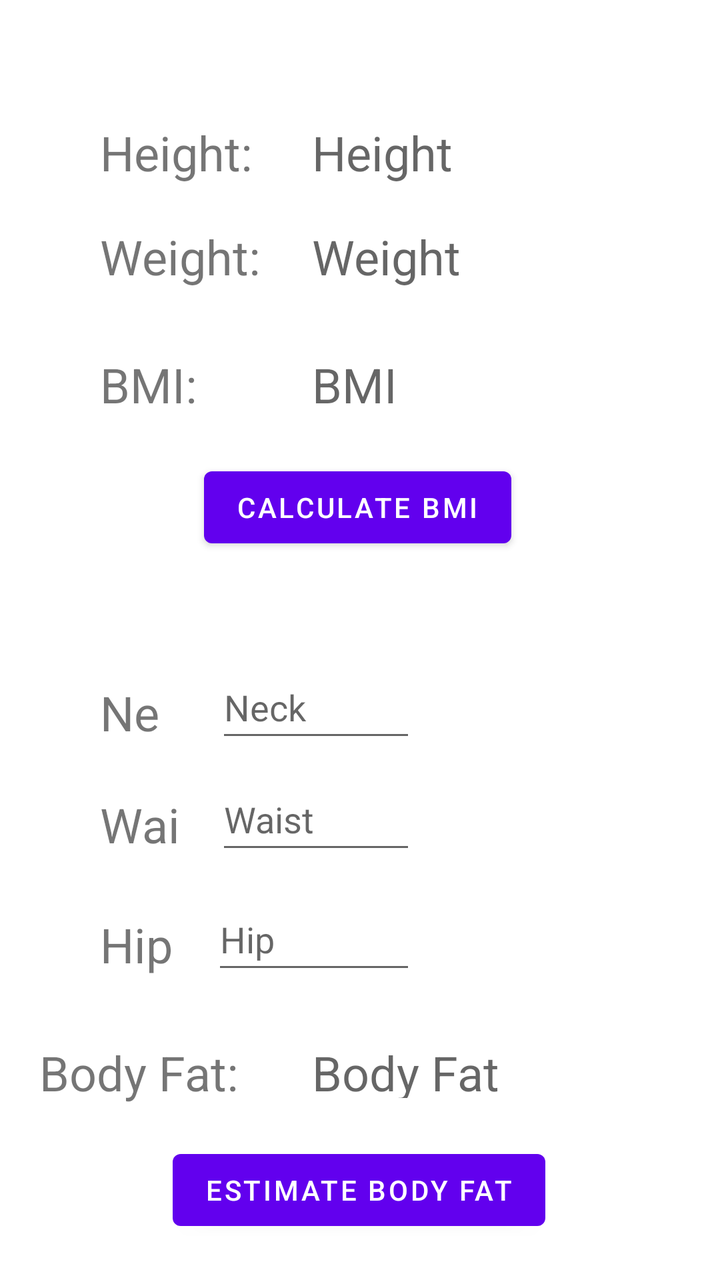
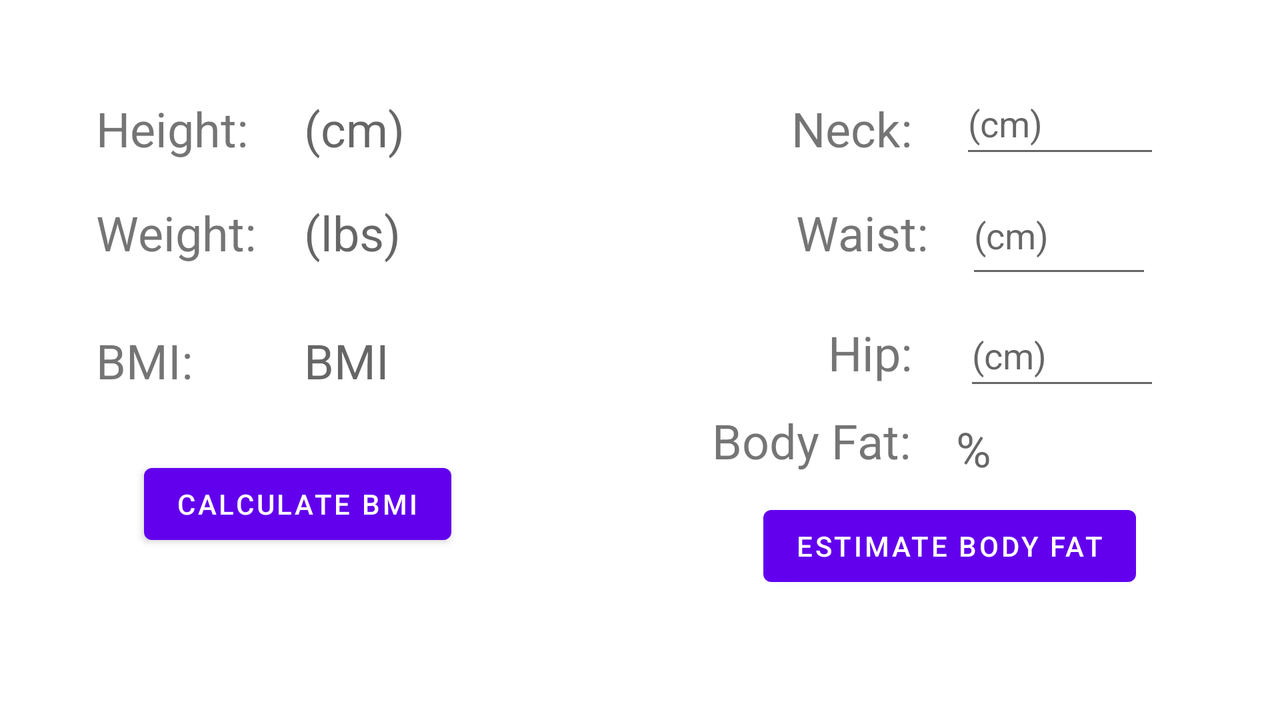

An Android layout and its configuration variant, each rendered on a device that would load it. The default file and the variant file are quoted in full after the pictures.
<!-- AndroidManifest.xml: application theme Theme.ASTARFitness -->
<!-- res/layout/activity_body.xml -->
<?xml version="1.0" encoding="utf-8"?>
<androidx.constraintlayout.widget.ConstraintLayout xmlns:android="http://schemas.android.com/apk/res/android"
    xmlns:app="http://schemas.android.com/apk/res-auto"
    xmlns:tools="http://schemas.android.com/tools"
    android:layout_width="match_parent"
    android:layout_height="match_parent"
    tools:context=".BodyActivity">

    <TextView
        android:id="@+id/bodyFatView"
        android:layout_width="98dp"
        android:layout_height="29dp"
        android:layout_marginStart="156dp"
        android:layout_marginTop="28dp"
        android:hint="Body Fat"
        android:textSize="24sp"
        app:layout_constraintStart_toStartOf="parent"
        app:layout_constraintTop_toBottomOf="@+id/hipInput" />

    <TextView
        android:id="@+id/bodyFatTitle"
        android:layout_width="110dp"
        android:layout_height="0dp"
        android:layout_marginStart="50dp"
        android:layout_marginTop="28dp"
        android:layout_marginEnd="17dp"
        android:text="Body Fat:"
        android:textSize="24sp"
        app:layout_constraintEnd_toStartOf="@+id/neckInput"
        app:layout_constraintHorizontal_bias="0.444"
        app:layout_constraintStart_toStartOf="parent"
        app:layout_constraintTop_toBottomOf="@+id/hipTitle" />

    <EditText
        android:id="@+id/hipInput"
        android:layout_width="102dp"
        android:layout_height="48dp"
        android:layout_marginTop="12dp"
        android:layout_marginEnd="152dp"
        android:ems="10"
        android:hint="Hip"
        android:inputType="number"
        app:layout_constraintEnd_toEndOf="parent"
        app:layout_constraintTop_toBottomOf="@+id/waistInput" />

    <TextView
        android:id="@+id/hipTitle"
        android:layout_width="0dp"
        android:layout_height="36dp"
        android:layout_marginStart="50dp"
        android:layout_marginTop="24dp"
        android:layout_marginEnd="17dp"
        android:text="Hip:"
        android:textSize="24sp"
        app:layout_constraintEnd_toStartOf="@+id/neckInput"
        app:layout_constraintHorizontal_bias="0.0"
        app:layout_constraintStart_toStartOf="parent"
        app:layout_constraintTop_toBottomOf="@+id/waistTitle" />

    <EditText
        android:id="@+id/waistInput"
        android:layout_width="100dp"
        android:layout_height="48dp"
        android:layout_marginTop="8dp"
        android:layout_marginEnd="152dp"
        android:ems="10"
        android:hint="Waist"
        android:inputType="number"
        app:layout_constraintEnd_toEndOf="parent"
        app:layout_constraintTop_toBottomOf="@+id/neckInput" />

    <TextView
        android:id="@+id/waistTitle"
        android:layout_width="0dp"
        android:layout_height="36dp"
        android:layout_marginStart="50dp"
        android:layout_marginTop="20dp"
        android:layout_marginEnd="17dp"
        android:text="Waist:"
        android:textSize="24sp"
        app:layout_constraintEnd_toStartOf="@+id/neckInput"
        app:layout_constraintHorizontal_bias="0.0"
        app:layout_constraintStart_toStartOf="parent"
        app:layout_constraintTop_toBottomOf="@+id/neckTitle" />

    <TextView
        android:id="@+id/heightTitle"
        android:layout_width="94dp"
        android:layout_height="36dp"
        android:layout_marginStart="48dp"
        android:layout_marginTop="60dp"
        android:text="Height:"
        android:textSize="24sp"
        app:layout_constraintEnd_toStartOf="@+id/heightView"
        app:layout_constraintHorizontal_bias="0.142"
        app:layout_constraintStart_toStartOf="parent"
        app:layout_constraintTop_toTopOf="parent" />

    <TextView
        android:id="@+id/weightTitle"
        android:layout_width="94dp"
        android:layout_height="36dp"
        android:layout_marginStart="48dp"
        android:layout_marginTop="112dp"
        android:text="Weight:"
        android:textSize="24sp"
        app:layout_constraintEnd_toStartOf="@+id/weightView"
        app:layout_constraintHorizontal_bias="0.142"
        app:layout_constraintStart_toStartOf="parent"
        app:layout_constraintTop_toTopOf="parent" />

    <TextView
        android:id="@+id/bmiTitle"
        android:layout_width="94dp"
        android:layout_height="36dp"
        android:layout_marginStart="48dp"
        android:layout_marginTop="176dp"
        android:text="BMI:"
        android:textSize="24sp"
        app:layout_constraintEnd_toStartOf="@+id/bmiView"
        app:layout_constraintHorizontal_bias="0.142"
        app:layout_constraintStart_toStartOf="parent"
        app:layout_constraintTop_toTopOf="parent" />

    <TextView
        android:id="@+id/neckTitle"
        android:layout_width="0dp"
        android:layout_height="36dp"
        android:layout_marginStart="50dp"
        android:layout_marginTop="128dp"
        android:layout_marginEnd="17dp"
        android:text="Neck:"
        android:textSize="24sp"
        app:layout_constraintEnd_toStartOf="@+id/neckInput"
        app:layout_constraintHorizontal_bias="0.0"
        app:layout_constraintStart_toStartOf="parent"
        app:layout_constraintTop_toBottomOf="@+id/bmiTitle" />

    <EditText
        android:id="@+id/neckInput"
        android:layout_width="100dp"
        android:layout_height="48dp"
        android:layout_marginTop="116dp"
        android:layout_marginEnd="152dp"
        android:ems="10"
        android:hint="Neck"
        android:inputType="number"
        app:layout_constraintEnd_toEndOf="parent"
        app:layout_constraintTop_toBottomOf="@+id/bmiView" />

    <TextView
        android:id="@+id/heightView"
        android:layout_width="94dp"
        android:layout_height="37dp"
        android:layout_marginStart="156dp"
        android:layout_marginTop="60dp"
        android:layout_marginBottom="427dp"
        android:hint="Height"
        android:textSize="24sp"
        app:layout_constraintBottom_toTopOf="@+id/bodyFatButton"
        app:layout_constraintStart_toStartOf="parent"
        app:layout_constraintTop_toTopOf="parent"
        app:layout_constraintVertical_bias="0.0" />

    <TextView
        android:id="@+id/weightView"
        android:layout_width="94dp"
        android:layout_height="36dp"
        android:layout_marginStart="156dp"
        android:layout_marginTop="112dp"
        android:hint="Weight"
        android:textSize="24sp"
        app:layout_constraintStart_toStartOf="parent"
        app:layout_constraintTop_toTopOf="parent" />

    <TextView
        android:id="@+id/bmiView"
        android:layout_width="94dp"
        android:layout_height="36dp"
        android:layout_marginStart="156dp"
        android:layout_marginTop="28dp"
        android:hint="BMI"
        android:textSize="24sp"
        app:layout_constraintStart_toStartOf="parent"
        app:layout_constraintTop_toBottomOf="@+id/weightView" />

    <Button
        android:id="@+id/bmiButton"
        android:layout_width="wrap_content"
        android:layout_height="wrap_content"
        android:layout_marginBottom="247dp"
        android:text="Calculate BMI"
        app:layout_constraintBottom_toBottomOf="parent"
        app:layout_constraintEnd_toEndOf="parent"
        app:layout_constraintHorizontal_bias="0.494"
        app:layout_constraintStart_toStartOf="parent"
        app:layout_constraintTop_toBottomOf="@+id/bmiView"
        app:layout_constraintVertical_bias="0.133" />

    <TextView
        android:id="@+id/ageView"
        android:layout_width="94dp"
        android:layout_height="0dp"
        android:layout_marginStart="156dp"
        android:layout_marginTop="88dp"
        android:layout_marginBottom="312dp"
        android:hint="Age"
        android:textSize="24sp"
        app:layout_constraintBottom_toTopOf="@+id/bmiButton"
        app:layout_constraintStart_toStartOf="parent"
        app:layout_constraintTop_toTopOf="parent" />

    <Button
        android:id="@+id/bodyFatButton"
        android:layout_width="wrap_content"
        android:layout_height="wrap_content"
        android:layout_marginTop="22dp"
        android:text="Estimate Body Fat"
        app:layout_constraintEnd_toEndOf="parent"
        app:layout_constraintHorizontal_bias="0.497"
        app:layout_constraintStart_toStartOf="parent"
        app:layout_constraintTop_toBottomOf="@+id/bodyFatView" />

</androidx.constraintlayout.widget.ConstraintLayout>
<!-- resources referenced by this layout -->
<resources>
  <style name="Theme.ASTARFitness" parent="Theme.MaterialComponents.DayNight.DarkActionBar">
          
          <item name="colorPrimary">@color/purple_500</item>
          <item name="colorPrimaryVariant">@color/purple_700</item>
          <item name="colorOnPrimary">@color/white</item>
          
          <item name="colorSecondary">@color/teal_200</item>
          <item name="colorSecondaryVariant">@color/teal_700</item>
          <item name="colorOnSecondary">@color/black</item>
          
          <item name="android:statusBarColor" tools:targetApi="l">?attr/colorPrimaryVariant</item>
          
      </style>
</resources>
<!-- res/layout-land/activity_body.xml (the repository's variant of the layout above) -->
<!-- drawn on the phone turned sideways -->
<?xml version="1.0" encoding="utf-8"?>
<androidx.constraintlayout.widget.ConstraintLayout xmlns:android="http://schemas.android.com/apk/res/android"
    xmlns:app="http://schemas.android.com/apk/res-auto"
    xmlns:tools="http://schemas.android.com/tools"
    android:layout_width="match_parent"
    android:layout_height="match_parent"
    tools:context=".BodyActivity">

    <EditText
        android:id="@+id/neckInput"
        android:layout_width="100dp"
        android:layout_height="48dp"
        android:layout_marginTop="36dp"
        android:layout_marginEnd="60dp"
        android:ems="10"
        android:hint="(cm)"
        android:inputType="number"
        app:layout_constraintEnd_toEndOf="parent"
        app:layout_constraintTop_toTopOf="parent" />

    <TextView
        android:id="@+id/waistTitle"
        android:layout_width="0dp"
        android:layout_height="36dp"
        android:layout_marginTop="16dp"
        android:layout_marginEnd="16dp"
        android:text="Waist:"
        android:textSize="24sp"
        app:layout_constraintEnd_toStartOf="@+id/neckInput"
        app:layout_constraintTop_toBottomOf="@+id/neckTitle" />

    <Button
        android:id="@+id/bodyFatButton"
        android:layout_width="wrap_content"
        android:layout_height="wrap_content"
        android:layout_marginTop="12dp"
        android:layout_marginEnd="72dp"
        android:text="Estimate Body Fat"
        app:layout_constraintEnd_toEndOf="parent"
        app:layout_constraintTop_toBottomOf="@+id/bodyFatView" />

    <EditText
        android:id="@+id/hipInput"
        android:layout_width="98dp"
        android:layout_height="48dp"
        android:layout_marginTop="8dp"
        android:layout_marginEnd="60dp"
        android:ems="10"
        android:hint="(cm)"
        android:inputType="number"
        app:layout_constraintEnd_toEndOf="parent"
        app:layout_constraintTop_toBottomOf="@+id/waistInput" />

    <TextView
        android:id="@+id/neckTitle"
        android:layout_width="0dp"
        android:layout_height="36dp"
        android:layout_marginTop="48dp"
        android:layout_marginEnd="24dp"
        android:text="Neck:"
        android:textSize="24sp"
        app:layout_constraintEnd_toStartOf="@+id/neckInput"
        app:layout_constraintTop_toTopOf="parent" />

    <TextView
        android:id="@+id/bodyFatTitle"
        android:layout_width="110dp"
        android:layout_height="0dp"
        android:layout_marginTop="8dp"
        android:layout_marginEnd="12dp"
        android:text="Body Fat:"
        android:textSize="24sp"
        app:layout_constraintEnd_toStartOf="@+id/bodyFatView"
        app:layout_constraintTop_toBottomOf="@+id/hipTitle" />

    <EditText
        android:id="@+id/waistInput"
        android:layout_width="93dp"
        android:layout_height="56dp"
        android:layout_marginTop="4dp"
        android:layout_marginEnd="64dp"
        android:ems="10"
        android:hint="(cm)"
        android:inputType="number"
        app:layout_constraintEnd_toEndOf="parent"
        app:layout_constraintTop_toBottomOf="@+id/neckInput" />

    <TextView
        android:id="@+id/hipTitle"
        android:layout_width="0dp"
        android:layout_height="36dp"
        android:layout_marginTop="24dp"
        android:layout_marginEnd="24dp"
        android:text="Hip:"
        android:textSize="24sp"
        app:layout_constraintEnd_toStartOf="@+id/neckInput"
        app:layout_constraintTop_toBottomOf="@+id/waistTitle" />

    <TextView
        android:id="@+id/bodyFatView"
        android:layout_width="98dp"
        android:layout_height="29dp"
        android:layout_marginTop="8dp"
        android:layout_marginEnd="64dp"
        android:hint="%"
        android:textSize="24sp"
        app:layout_constraintEnd_toEndOf="parent"
        app:layout_constraintTop_toBottomOf="@+id/hipInput" />

    <TextView
        android:id="@+id/bmiTitle"
        android:layout_width="94dp"
        android:layout_height="36dp"
        android:layout_marginStart="48dp"
        android:layout_marginTop="164dp"
        android:text="BMI:"
        android:textSize="24sp"
        app:layout_constraintEnd_toStartOf="@+id/bmiView"
        app:layout_constraintHorizontal_bias="0.0"
        app:layout_constraintStart_toStartOf="parent"
        app:layout_constraintTop_toTopOf="parent" />

    <TextView
        android:id="@+id/heightView"
        android:layout_width="94dp"
        android:layout_height="37dp"
        android:layout_marginStart="152dp"
        android:layout_marginTop="48dp"
        android:hint="(cm)"
        android:textSize="24sp"
        app:layout_constraintStart_toStartOf="parent"
        app:layout_constraintTop_toTopOf="parent" />

    <Button
        android:id="@+id/bmiButton"
        android:layout_width="wrap_content"
        android:layout_height="wrap_content"
        android:layout_marginStart="72dp"
        android:layout_marginTop="28dp"
        android:text="Calculate BMI"
        app:layout_constraintStart_toStartOf="parent"
        app:layout_constraintTop_toBottomOf="@+id/bmiView" />

    <TextView
        android:id="@+id/weightTitle"
        android:layout_width="94dp"
        android:layout_height="36dp"
        android:layout_marginStart="48dp"
        android:layout_marginTop="100dp"
        android:text="Weight:"
        android:textSize="24sp"
        app:layout_constraintEnd_toStartOf="@+id/weightView"
        app:layout_constraintHorizontal_bias="0.0"
        app:layout_constraintStart_toStartOf="parent"
        app:layout_constraintTop_toTopOf="parent" />

    <TextView
        android:id="@+id/weightView"
        android:layout_width="94dp"
        android:layout_height="36dp"
        android:layout_marginStart="152dp"
        android:layout_marginTop="100dp"
        android:hint="(lbs)"
        android:textSize="24sp"
        app:layout_constraintStart_toStartOf="parent"
        app:layout_constraintTop_toTopOf="parent" />

    <TextView
        android:id="@+id/bmiView"
        android:layout_width="94dp"
        android:layout_height="36dp"
        android:layout_marginStart="152dp"
        android:layout_marginTop="28dp"
        android:hint="BMI"
        android:textSize="24sp"
        app:layout_constraintStart_toStartOf="parent"
        app:layout_constraintTop_toBottomOf="@+id/weightView" />

    <TextView
        android:id="@+id/heightTitle"
        android:layout_width="94dp"
        android:layout_height="36dp"
        android:layout_marginStart="48dp"
        android:layout_marginTop="48dp"
        android:text="Height:"
        android:textSize="24sp"
        app:layout_constraintEnd_toStartOf="@+id/heightView"
        app:layout_constraintHorizontal_bias="0.0"
        app:layout_constraintStart_toStartOf="parent"
        app:layout_constraintTop_toTopOf="parent" />

    <TextView
        android:id="@+id/ageView"
        android:layout_width="94dp"
        android:layout_height="0dp"
        android:layout_marginStart="156dp"
        android:layout_marginTop="88dp"
        android:layout_marginBottom="312dp"
        android:hint="Age"
        android:textSize="24sp"
        app:layout_constraintBottom_toTopOf="@+id/bmiButton"
        app:layout_constraintStart_toStartOf="parent"
        app:layout_constraintTop_toTopOf="parent" />

</androidx.constraintlayout.widget.ConstraintLayout>
